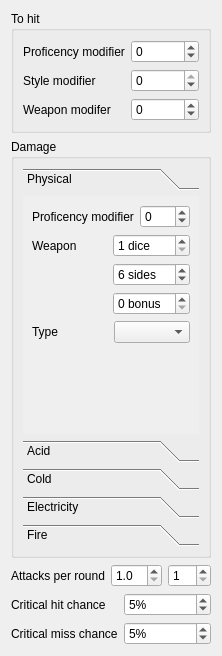
<?xml version="1.0" encoding="UTF-8"?>
<ui version="4.0">
 <class>WeaponArrangementWidget</class>
 <widget class="QWidget" name="WeaponArrangementWidget">
  <property name="geometry">
   <rect>
    <x>0</x>
    <y>0</y>
    <width>220</width>
    <height>656</height>
   </rect>
  </property>
  <layout class="QVBoxLayout" name="verticalLayout">
   <item>
    <widget class="QGroupBox" name="thac0Group">
     <property name="title">
      <string>To hit</string>
     </property>
     <layout class="QGridLayout" name="gridLayout_4">
      <item row="0" column="0">
       <widget class="QLabel" name="proficiencyThac0ModifierLabel">
        <property name="text">
         <string>Proficency modifier</string>
        </property>
       </widget>
      </item>
      <item row="0" column="1">
       <widget class="QSpinBox" name="proficiencyThac0Modifier">
        <property name="toolTip">
         <string>&lt;p&gt;Bonus or penalty to hit coming from proficiency points in a weapon. Common values:&lt;/p&gt;
&lt;ol&gt;
&lt;li&gt;Proficient: 0&lt;/li&gt;
&lt;li&gt;Specialized: 1&lt;/li&gt;
&lt;li&gt;Master (or better): 3&lt;/li&gt;
&lt;/ol&gt;
&lt;p&gt;Unskilled (no points) get a penalty which depends on the class: Warriors and Monks -2, Priests and Rogues -3, Wizards -5.&lt;/p&gt;</string>
        </property>
        <property name="minimum">
         <number>-5</number>
        </property>
        <property name="maximum">
         <number>3</number>
        </property>
       </widget>
      </item>
      <item row="1" column="0">
       <widget class="QLabel" name="styleModifierLabel">
        <property name="text">
         <string>Style modifier</string>
        </property>
       </widget>
      </item>
      <item row="1" column="1">
       <widget class="QSpinBox" name="styleModifier">
        <property name="toolTip">
         <string>&lt;p&gt;Bonus or penalty to hit coming from proficiency in a fighting style. Typically used for the penalty when dual wielding. Values differ for the main weapon or the off hand one depending on the points on Two Weapon fighting style.&lt;/p&gt;
&lt;ul&gt;
&lt;li&gt;Unskilled (0 points): -4, -8&lt;/li&gt;
&lt;li&gt;Proficient (1 point): -2, -6&lt;/li&gt;
&lt;li&gt;Specialized (2 points): 0, -4&lt;/li&gt;
&lt;/ul&gt;
&lt;!--
&lt;ol&gt;
&lt;li start=&quot;0&quot;&gt;-4&lt;/li&gt;
&lt;li&gt;-2&lt;/li&gt;
&lt;li&gt;0&lt;/li&gt;
&lt;/ol&gt;
&lt;p&gt;Second weapon:&lt;/p&gt;
&lt;ol&gt;
&lt;li start=&quot;0&quot;&gt;-8&lt;/li&gt;
&lt;li&gt;-6&lt;/li&gt;
&lt;li&gt;-4&lt;/li&gt;
&lt;li&gt;-2&lt;/li&gt;
&lt;/ol&gt;
--&gt;</string>
        </property>
        <property name="minimum">
         <number>-4</number>
        </property>
        <property name="maximum">
         <number>0</number>
        </property>
       </widget>
      </item>
      <item row="2" column="0">
       <widget class="QLabel" name="weaponThac0ModifierLabel">
        <property name="text">
         <string>Weapon modifer</string>
        </property>
       </widget>
      </item>
      <item row="2" column="1">
       <widget class="QSpinBox" name="weaponThac0Modifier">
        <property name="toolTip">
         <string>Bonus or penalty to hit coming from the weapon. Normally it's the same level of the enchantment, so a +2 weapon provides +2 to hit.</string>
        </property>
        <property name="minimum">
         <number>-10</number>
        </property>
        <property name="maximum">
         <number>10</number>
        </property>
       </widget>
      </item>
     </layout>
    </widget>
   </item>
   <item>
    <widget class="QGroupBox" name="damageGroup">
     <property name="minimumSize">
      <size>
       <width>200</width>
       <height>370</height>
      </size>
     </property>
     <property name="title">
      <string>Damage</string>
     </property>
     <layout class="QVBoxLayout" name="verticalLayout_2">
      <item>
       <widget class="QToolBox" name="damage">
        <property name="currentIndex">
         <number>0</number>
        </property>
        <widget class="QWidget" name="phisicalDamage">
         <property name="geometry">
          <rect>
           <x>0</x>
           <y>0</y>
           <width>174</width>
           <height>200</height>
          </rect>
         </property>
         <attribute name="label">
          <string>Physical</string>
         </attribute>
         <layout class="QVBoxLayout" name="verticalLayout_7">
          <item>
           <layout class="QHBoxLayout" name="horizontalLayout_4">
            <item>
             <widget class="QLabel" name="proficiencyDamageModifierLabel">
              <property name="text">
               <string>Proficency modifier</string>
              </property>
             </widget>
            </item>
            <item>
             <widget class="QSpinBox" name="proficiencyDamageModifier">
              <property name="toolTip">
               <string>&lt;p&gt;Bonus or penalty to damage coming from proficiency points in a weapon. Common values:&lt;/p&gt;
&lt;ol&gt;
&lt;li&gt;Proficient: 0&lt;/li&gt;
&lt;li&gt;Specialized: 2&lt;/li&gt;
&lt;li&gt;Master: 3&lt;/li&gt;
&lt;li&gt;High master: 4&lt;/li&gt;
&lt;li&gt;Grand master: 5&lt;/li&gt;
&lt;/ol&gt;
</string>
              </property>
              <property name="minimum">
               <number>-1</number>
              </property>
              <property name="maximum">
               <number>5</number>
              </property>
             </widget>
            </item>
           </layout>
          </item>
          <item>
           <layout class="QGridLayout" name="damageDiceLayout">
            <item row="0" column="0">
             <widget class="QLabel" name="weaponDamageDiceLabel">
              <property name="text">
               <string>Weapon</string>
              </property>
             </widget>
            </item>
            <item row="1" column="1">
             <widget class="QSpinBox" name="weaponDamageDiceSide">
              <property name="suffix">
               <string> sides</string>
              </property>
              <property name="minimum">
               <number>3</number>
              </property>
              <property name="maximum">
               <number>20</number>
              </property>
              <property name="value">
               <number>6</number>
              </property>
             </widget>
            </item>
            <item row="2" column="1">
             <widget class="QSpinBox" name="weaponDamageDiceBonus">
              <property name="suffix">
               <string> bonus</string>
              </property>
              <property name="maximum">
               <number>10</number>
              </property>
             </widget>
            </item>
            <item row="0" column="1">
             <widget class="QSpinBox" name="weaponDamageDiceNumber">
              <property name="suffix">
               <string> dice</string>
              </property>
              <property name="minimum">
               <number>1</number>
              </property>
              <property name="maximum">
               <number>20</number>
              </property>
             </widget>
            </item>
           </layout>
          </item>
          <item>
           <layout class="QHBoxLayout" name="horizontalLayout_5">
            <item>
             <widget class="QLabel" name="damageTypeLabel">
              <property name="text">
               <string>Type</string>
              </property>
             </widget>
            </item>
            <item>
             <widget class="QComboBox" name="damageType"/>
            </item>
           </layout>
          </item>
          <item>
           <widget class="QLabel" name="damageDetail">
            <property name="text">
             <string/>
            </property>
           </widget>
          </item>
         </layout>
        </widget>
        <widget class="SpecialDamageWidget" name="acidDamage">
         <property name="geometry">
          <rect>
           <x>0</x>
           <y>0</y>
           <width>178</width>
           <height>199</height>
          </rect>
         </property>
         <attribute name="label">
          <string>Acid</string>
         </attribute>
        </widget>
        <widget class="SpecialDamageWidget" name="coldDamage">
         <property name="geometry">
          <rect>
           <x>0</x>
           <y>0</y>
           <width>178</width>
           <height>199</height>
          </rect>
         </property>
         <attribute name="label">
          <string>Cold</string>
         </attribute>
        </widget>
        <widget class="SpecialDamageWidget" name="electricityDamage">
         <property name="geometry">
          <rect>
           <x>0</x>
           <y>0</y>
           <width>178</width>
           <height>199</height>
          </rect>
         </property>
         <attribute name="label">
          <string>Electricity</string>
         </attribute>
        </widget>
        <widget class="SpecialDamageWidget" name="fireDamage">
         <property name="geometry">
          <rect>
           <x>0</x>
           <y>0</y>
           <width>178</width>
           <height>199</height>
          </rect>
         </property>
         <attribute name="label">
          <string>Fire</string>
         </attribute>
        </widget>
       </widget>
      </item>
     </layout>
    </widget>
   </item>
   <item>
    <layout class="QHBoxLayout" name="attacksPerRoundLayout">
     <item>
      <widget class="QLabel" name="attacksPerRoundLabel">
       <property name="text">
        <string>Attacks per round</string>
       </property>
      </widget>
     </item>
     <item>
      <widget class="QDoubleSpinBox" name="attacksPerRound1">
       <property name="decimals">
        <number>1</number>
       </property>
       <property name="minimum">
        <double>1.000000000000000</double>
       </property>
       <property name="maximum">
        <double>10.000000000000000</double>
       </property>
       <property name="singleStep">
        <double>0.500000000000000</double>
       </property>
      </widget>
     </item>
     <item>
      <widget class="QSpinBox" name="attacksPerRound2">
       <property name="minimum">
        <number>1</number>
       </property>
       <property name="maximum">
        <number>2</number>
       </property>
      </widget>
     </item>
    </layout>
   </item>
   <item>
    <layout class="QGridLayout" name="gridLayout">
     <item row="0" column="0">
      <widget class="QLabel" name="criticalHitChanceLabel">
       <property name="text">
        <string>Critical hit chance</string>
       </property>
      </widget>
     </item>
     <item row="0" column="1">
      <widget class="QSpinBox" name="criticalHitChance">
       <property name="suffix">
        <string>%</string>
       </property>
       <property name="minimum">
        <number>0</number>
       </property>
       <property name="maximum">
        <number>100</number>
       </property>
       <property name="singleStep">
        <number>5</number>
       </property>
       <property name="value">
        <number>5</number>
       </property>
      </widget>
     </item>
     <item row="1" column="0">
      <widget class="QLabel" name="criticalMissChanceLabel">
       <property name="text">
        <string>Critical miss chance</string>
       </property>
      </widget>
     </item>
     <item row="1" column="1">
      <widget class="QSpinBox" name="criticalMissChance">
       <property name="suffix">
        <string>%</string>
       </property>
       <property name="minimum">
        <number>0</number>
       </property>
       <property name="maximum">
        <number>100</number>
       </property>
       <property name="singleStep">
        <number>5</number>
       </property>
       <property name="value">
        <number>5</number>
       </property>
      </widget>
     </item>
    </layout>
   </item>
  </layout>
 </widget>
 <customwidgets>
  <customwidget>
   <class>SpecialDamageWidget</class>
   <extends>QWidget</extends>
   <header>damagecalculatorpage.h</header>
   <container>1</container>
  </customwidget>
 </customwidgets>
 <tabstops>
  <tabstop>proficiencyThac0Modifier</tabstop>
  <tabstop>styleModifier</tabstop>
  <tabstop>weaponThac0Modifier</tabstop>
  <tabstop>proficiencyDamageModifier</tabstop>
  <tabstop>weaponDamageDiceNumber</tabstop>
  <tabstop>weaponDamageDiceSide</tabstop>
  <tabstop>weaponDamageDiceBonus</tabstop>
  <tabstop>damageType</tabstop>
  <tabstop>attacksPerRound1</tabstop>
  <tabstop>attacksPerRound2</tabstop>
  <tabstop>criticalHitChance</tabstop>
 </tabstops>
 <resources/>
 <connections/>
</ui>
